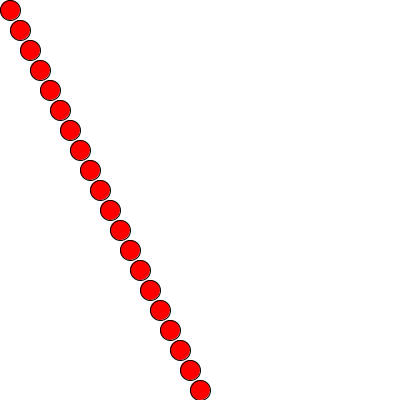
Frame 1 (no input)
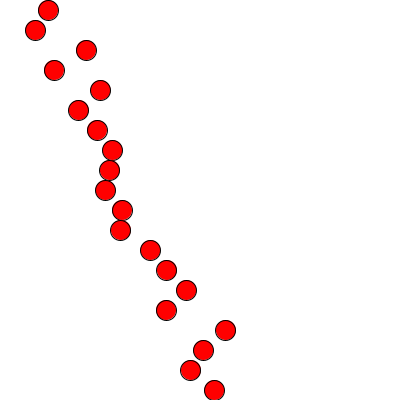
Frame 60 (the mouse pressed at the canvas centre just before this capture)
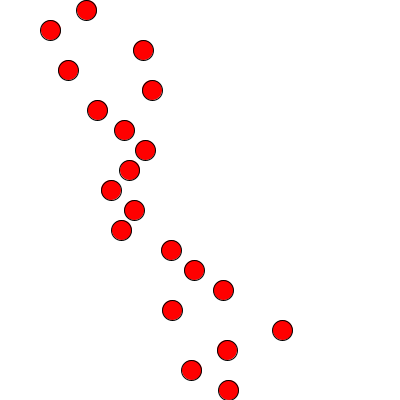
Frame 120 (the mouse held since frame 60 and released just before this capture)

The Processing sketch that drew these frames (run headless with seeded random() and noise(); from frame 60 on, the mouse is pressed at the canvas centre):

// Processing sketch: sketch_251105c
// ── sketch_251105c.pde
// Henry Wrede Black
// 20 ellipses, moving right with a random speed

float[] x;
float[] xspeed;  // position and speed of ellipse

void setup () {
  size(400, 400);

  x = new float[20];
  for (int i = 0; i < x.length; i++){
   x[i] = 10+i*10; 
  }
  xspeed = new float[20];
  for (int i = 0; i < xspeed.length; i++){
    xspeed[i] = random(0,1);
  }
}
void draw () {
  background(255);
  ellipseMode(CENTER);

  // draw ellipse
  for (int i = 0, y = 10; i < x.length; i++, y += 20){
  fill(255, 0, 0);
  ellipse(x[i], y, 20, 20);
  }
  for (int i = 0; i < x.length && i < xspeed.length; i++){
  x[i] = x[i]+xspeed[i];
  }
}
